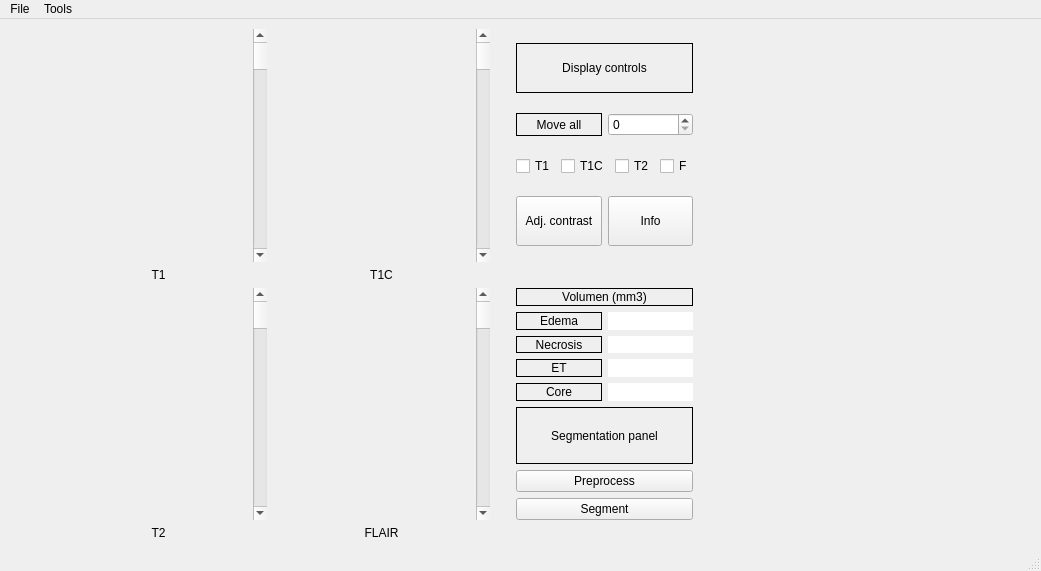
<?xml version="1.0" encoding="UTF-8"?>
<ui version="4.0">
 <class>MainWindow</class>
 <widget class="QMainWindow" name="MainWindow">
  <property name="geometry">
   <rect>
    <x>0</x>
    <y>0</y>
    <width>1041</width>
    <height>571</height>
   </rect>
  </property>
  <property name="windowTitle">
   <string>MainWindow</string>
  </property>
  <widget class="QWidget" name="centralwidget">
   <widget class="QWidget" name="horizontalLayoutWidget">
    <property name="geometry">
     <rect>
      <x>30</x>
      <y>10</y>
      <width>683</width>
      <height>511</height>
     </rect>
    </property>
    <layout class="QHBoxLayout" name="horizontalLayout">
     <item>
      <layout class="QGridLayout" name="gridLayout">
       <item row="3" column="3">
        <widget class="QLabel" name="label_8">
         <property name="text">
          <string>FLAIR</string>
         </property>
         <property name="alignment">
          <set>Qt::AlignCenter</set>
         </property>
        </widget>
       </item>
       <item row="3" column="1">
        <widget class="QLabel" name="label_7">
         <property name="text">
          <string>T2</string>
         </property>
         <property name="alignment">
          <set>Qt::AlignCenter</set>
         </property>
        </widget>
       </item>
       <item row="0" column="0">
        <spacer name="horizontalSpacer_3">
         <property name="orientation">
          <enum>Qt::Horizontal</enum>
         </property>
         <property name="sizeType">
          <enum>QSizePolicy::Fixed</enum>
         </property>
         <property name="sizeHint" stdset="0">
          <size>
           <width>20</width>
           <height>20</height>
          </size>
         </property>
        </spacer>
       </item>
       <item row="0" column="6">
        <layout class="QVBoxLayout" name="verticalLayout">
         <property name="leftMargin">
          <number>0</number>
         </property>
         <item>
          <widget class="QLabel" name="label_19">
           <property name="sizePolicy">
            <sizepolicy hsizetype="Preferred" vsizetype="Fixed">
             <horstretch>0</horstretch>
             <verstretch>0</verstretch>
            </sizepolicy>
           </property>
           <property name="minimumSize">
            <size>
             <width>0</width>
             <height>50</height>
            </size>
           </property>
           <property name="styleSheet">
            <string notr="true">border-color: rgb(0, 0, 0);</string>
           </property>
           <property name="frameShape">
            <enum>QFrame::Box</enum>
           </property>
           <property name="text">
            <string>Display controls</string>
           </property>
           <property name="alignment">
            <set>Qt::AlignCenter</set>
           </property>
          </widget>
         </item>
         <item>
          <layout class="QHBoxLayout" name="horizontalLayout_6">
           <item>
            <widget class="QLabel" name="label_20">
             <property name="styleSheet">
              <string notr="true"/>
             </property>
             <property name="frameShape">
              <enum>QFrame::Box</enum>
             </property>
             <property name="text">
              <string>Move all</string>
             </property>
             <property name="alignment">
              <set>Qt::AlignCenter</set>
             </property>
            </widget>
           </item>
           <item>
            <widget class="QSpinBox" name="spinBox_5"/>
           </item>
          </layout>
         </item>
         <item>
          <layout class="QHBoxLayout" name="horizontalLayout_7">
           <item>
            <widget class="QCheckBox" name="checkBox">
             <property name="sizePolicy">
              <sizepolicy hsizetype="Minimum" vsizetype="Fixed">
               <horstretch>0</horstretch>
               <verstretch>0</verstretch>
              </sizepolicy>
             </property>
             <property name="text">
              <string>T1</string>
             </property>
            </widget>
           </item>
           <item>
            <widget class="QCheckBox" name="checkBox_2">
             <property name="text">
              <string>T1C</string>
             </property>
            </widget>
           </item>
           <item>
            <widget class="QCheckBox" name="checkBox_3">
             <property name="text">
              <string>T2</string>
             </property>
            </widget>
           </item>
           <item>
            <widget class="QCheckBox" name="checkBox_4">
             <property name="text">
              <string>F</string>
             </property>
            </widget>
           </item>
          </layout>
         </item>
         <item>
          <layout class="QHBoxLayout" name="horizontalLayout_8">
           <item>
            <widget class="QPushButton" name="pushButton_3">
             <property name="sizePolicy">
              <sizepolicy hsizetype="Minimum" vsizetype="Fixed">
               <horstretch>0</horstretch>
               <verstretch>0</verstretch>
              </sizepolicy>
             </property>
             <property name="minimumSize">
              <size>
               <width>0</width>
               <height>50</height>
              </size>
             </property>
             <property name="text">
              <string>Adj. contrast</string>
             </property>
            </widget>
           </item>
           <item>
            <widget class="QPushButton" name="pushButton_4">
             <property name="sizePolicy">
              <sizepolicy hsizetype="Minimum" vsizetype="Fixed">
               <horstretch>0</horstretch>
               <verstretch>0</verstretch>
              </sizepolicy>
             </property>
             <property name="minimumSize">
              <size>
               <width>0</width>
               <height>50</height>
              </size>
             </property>
             <property name="text">
              <string>Info</string>
             </property>
            </widget>
           </item>
          </layout>
         </item>
        </layout>
       </item>
       <item row="2" column="6">
        <layout class="QVBoxLayout" name="verticalLayout_6">
         <item>
          <layout class="QVBoxLayout" name="verticalLayout_3">
           <item>
            <widget class="QLabel" name="label_9">
             <property name="styleSheet">
              <string notr="true">border-color: rgb(0, 0, 0);</string>
             </property>
             <property name="frameShape">
              <enum>QFrame::Box</enum>
             </property>
             <property name="text">
              <string>Volumen (mm3)</string>
             </property>
             <property name="alignment">
              <set>Qt::AlignCenter</set>
             </property>
            </widget>
           </item>
           <item>
            <layout class="QHBoxLayout" name="horizontalLayout_2">
             <item>
              <widget class="QLabel" name="label_11">
               <property name="frameShape">
                <enum>QFrame::Box</enum>
               </property>
               <property name="text">
                <string>Edema</string>
               </property>
               <property name="alignment">
                <set>Qt::AlignCenter</set>
               </property>
              </widget>
             </item>
             <item>
              <widget class="QLabel" name="label_10">
               <property name="styleSheet">
                <string notr="true">background-color: rgb(255, 255, 255);</string>
               </property>
               <property name="text">
                <string/>
               </property>
              </widget>
             </item>
            </layout>
           </item>
           <item>
            <layout class="QHBoxLayout" name="horizontalLayout_3">
             <item>
              <widget class="QLabel" name="label_13">
               <property name="frameShape">
                <enum>QFrame::Box</enum>
               </property>
               <property name="text">
                <string>Necrosis</string>
               </property>
               <property name="alignment">
                <set>Qt::AlignCenter</set>
               </property>
              </widget>
             </item>
             <item>
              <widget class="QLabel" name="label_12">
               <property name="styleSheet">
                <string notr="true">background-color: rgb(255, 255, 255);</string>
               </property>
               <property name="text">
                <string/>
               </property>
              </widget>
             </item>
            </layout>
           </item>
           <item>
            <layout class="QHBoxLayout" name="horizontalLayout_4">
             <item>
              <widget class="QLabel" name="label_15">
               <property name="frameShape">
                <enum>QFrame::Box</enum>
               </property>
               <property name="text">
                <string>ET</string>
               </property>
               <property name="alignment">
                <set>Qt::AlignCenter</set>
               </property>
              </widget>
             </item>
             <item>
              <widget class="QLabel" name="label_14">
               <property name="styleSheet">
                <string notr="true">background-color: rgb(255, 255, 255);</string>
               </property>
               <property name="text">
                <string/>
               </property>
              </widget>
             </item>
            </layout>
           </item>
           <item>
            <layout class="QHBoxLayout" name="horizontalLayout_5">
             <item>
              <widget class="QLabel" name="label_17">
               <property name="frameShape">
                <enum>QFrame::Box</enum>
               </property>
               <property name="text">
                <string>Core</string>
               </property>
               <property name="alignment">
                <set>Qt::AlignCenter</set>
               </property>
              </widget>
             </item>
             <item>
              <widget class="QLabel" name="label_16">
               <property name="styleSheet">
                <string notr="true">background-color: rgb(255, 255, 255);</string>
               </property>
               <property name="text">
                <string/>
               </property>
              </widget>
             </item>
            </layout>
           </item>
          </layout>
         </item>
         <item>
          <layout class="QVBoxLayout" name="verticalLayout_2">
           <item>
            <widget class="QLabel" name="label_18">
             <property name="styleSheet">
              <string notr="true">border-color: rgb(0, 0, 0);</string>
             </property>
             <property name="frameShape">
              <enum>QFrame::Box</enum>
             </property>
             <property name="text">
              <string>Segmentation panel</string>
             </property>
             <property name="alignment">
              <set>Qt::AlignCenter</set>
             </property>
            </widget>
           </item>
           <item>
            <widget class="QPushButton" name="pushButton">
             <property name="text">
              <string>Preprocess</string>
             </property>
            </widget>
           </item>
           <item>
            <widget class="QPushButton" name="pushButton_2">
             <property name="text">
              <string>Segment</string>
             </property>
            </widget>
           </item>
          </layout>
         </item>
        </layout>
       </item>
       <item row="0" column="7">
        <layout class="QVBoxLayout" name="verticalLayout_5"/>
       </item>
       <item row="1" column="3">
        <widget class="QLabel" name="label_6">
         <property name="text">
          <string>T1C</string>
         </property>
         <property name="alignment">
          <set>Qt::AlignCenter</set>
         </property>
        </widget>
       </item>
       <item row="0" column="8">
        <spacer name="horizontalSpacer">
         <property name="orientation">
          <enum>Qt::Horizontal</enum>
         </property>
         <property name="sizeType">
          <enum>QSizePolicy::Fixed</enum>
         </property>
         <property name="sizeHint" stdset="0">
          <size>
           <width>20</width>
           <height>20</height>
          </size>
         </property>
        </spacer>
       </item>
       <item row="0" column="5">
        <spacer name="horizontalSpacer_2">
         <property name="orientation">
          <enum>Qt::Horizontal</enum>
         </property>
         <property name="sizeType">
          <enum>QSizePolicy::Fixed</enum>
         </property>
         <property name="sizeHint" stdset="0">
          <size>
           <width>20</width>
           <height>20</height>
          </size>
         </property>
        </spacer>
       </item>
       <item row="2" column="1">
        <layout class="QHBoxLayout" name="horizontalLayout_10">
         <item>
          <widget class="QLabel" name="label_3">
           <property name="sizePolicy">
            <sizepolicy hsizetype="Expanding" vsizetype="Expanding">
             <horstretch>0</horstretch>
             <verstretch>0</verstretch>
            </sizepolicy>
           </property>
           <property name="autoFillBackground">
            <bool>false</bool>
           </property>
           <property name="styleSheet">
            <string notr="true"/>
           </property>
           <property name="text">
            <string/>
           </property>
           <property name="alignment">
            <set>Qt::AlignCenter</set>
           </property>
          </widget>
         </item>
         <item>
          <widget class="QScrollBar" name="verticalScrollBar_3">
           <property name="orientation">
            <enum>Qt::Vertical</enum>
           </property>
          </widget>
         </item>
        </layout>
       </item>
       <item row="0" column="3">
        <layout class="QHBoxLayout" name="horizontalLayout_11">
         <item>
          <widget class="QLabel" name="label_2">
           <property name="sizePolicy">
            <sizepolicy hsizetype="Expanding" vsizetype="Expanding">
             <horstretch>0</horstretch>
             <verstretch>0</verstretch>
            </sizepolicy>
           </property>
           <property name="autoFillBackground">
            <bool>false</bool>
           </property>
           <property name="styleSheet">
            <string notr="true"/>
           </property>
           <property name="text">
            <string/>
           </property>
           <property name="alignment">
            <set>Qt::AlignCenter</set>
           </property>
          </widget>
         </item>
         <item>
          <widget class="QScrollBar" name="verticalScrollBar_2">
           <property name="orientation">
            <enum>Qt::Vertical</enum>
           </property>
          </widget>
         </item>
        </layout>
       </item>
       <item row="2" column="3">
        <layout class="QHBoxLayout" name="horizontalLayout_13">
         <item>
          <widget class="QLabel" name="label_4">
           <property name="sizePolicy">
            <sizepolicy hsizetype="Expanding" vsizetype="Expanding">
             <horstretch>0</horstretch>
             <verstretch>0</verstretch>
            </sizepolicy>
           </property>
           <property name="autoFillBackground">
            <bool>false</bool>
           </property>
           <property name="styleSheet">
            <string notr="true"/>
           </property>
           <property name="text">
            <string/>
           </property>
           <property name="alignment">
            <set>Qt::AlignCenter</set>
           </property>
          </widget>
         </item>
         <item>
          <widget class="QScrollBar" name="verticalScrollBar_4">
           <property name="orientation">
            <enum>Qt::Vertical</enum>
           </property>
          </widget>
         </item>
        </layout>
       </item>
       <item row="0" column="1">
        <layout class="QHBoxLayout" name="horizontalLayout_9">
         <item>
          <widget class="QLabel" name="label">
           <property name="sizePolicy">
            <sizepolicy hsizetype="Expanding" vsizetype="Expanding">
             <horstretch>0</horstretch>
             <verstretch>0</verstretch>
            </sizepolicy>
           </property>
           <property name="autoFillBackground">
            <bool>false</bool>
           </property>
           <property name="styleSheet">
            <string notr="true"/>
           </property>
           <property name="text">
            <string/>
           </property>
           <property name="alignment">
            <set>Qt::AlignCenter</set>
           </property>
          </widget>
         </item>
         <item>
          <widget class="QScrollBar" name="verticalScrollBar">
           <property name="layoutDirection">
            <enum>Qt::LeftToRight</enum>
           </property>
           <property name="orientation">
            <enum>Qt::Vertical</enum>
           </property>
          </widget>
         </item>
        </layout>
       </item>
       <item row="1" column="1">
        <widget class="QLabel" name="label_5">
         <property name="text">
          <string>T1</string>
         </property>
         <property name="alignment">
          <set>Qt::AlignCenter</set>
         </property>
        </widget>
       </item>
      </layout>
     </item>
    </layout>
   </widget>
  </widget>
  <widget class="QMenuBar" name="menubar">
   <property name="geometry">
    <rect>
     <x>0</x>
     <y>0</y>
     <width>1041</width>
     <height>21</height>
    </rect>
   </property>
   <widget class="QMenu" name="menuFile">
    <property name="title">
     <string>File</string>
    </property>
    <widget class="QMenu" name="menuOpen_T1">
     <property name="title">
      <string>Open T1</string>
     </property>
     <addaction name="actionDICOM"/>
     <addaction name="actionNIfTI"/>
    </widget>
    <widget class="QMenu" name="menuOpen_T1C">
     <property name="title">
      <string>Open T1C</string>
     </property>
     <addaction name="actionDICOM_2"/>
     <addaction name="actionNIfTI_2"/>
    </widget>
    <widget class="QMenu" name="menuOpen_T2">
     <property name="title">
      <string>Open T2</string>
     </property>
     <addaction name="actionDICOM_3"/>
     <addaction name="actionNIfTI_3"/>
    </widget>
    <widget class="QMenu" name="menuOpen_FLAIR">
     <property name="title">
      <string>Open FLAIR</string>
     </property>
     <addaction name="actionDICOM_4"/>
     <addaction name="actionNIfTI_4"/>
    </widget>
    <addaction name="menuOpen_T1"/>
    <addaction name="menuOpen_T1C"/>
    <addaction name="menuOpen_T2"/>
    <addaction name="menuOpen_FLAIR"/>
   </widget>
   <widget class="QMenu" name="menuTools">
    <property name="title">
     <string>Tools</string>
    </property>
   </widget>
   <addaction name="menuFile"/>
   <addaction name="menuTools"/>
  </widget>
  <widget class="QStatusBar" name="statusbar"/>
  <action name="actionDICOM">
   <property name="text">
    <string>DICOM</string>
   </property>
  </action>
  <action name="actionNIfTI">
   <property name="text">
    <string>NIfTI</string>
   </property>
  </action>
  <action name="actionDICOM_2">
   <property name="text">
    <string>DICOM</string>
   </property>
  </action>
  <action name="actionNIfTI_2">
   <property name="text">
    <string>NIfTI</string>
   </property>
  </action>
  <action name="actionDICOM_3">
   <property name="text">
    <string>DICOM</string>
   </property>
  </action>
  <action name="actionNIfTI_3">
   <property name="text">
    <string>NIfTI</string>
   </property>
  </action>
  <action name="actionDICOM_4">
   <property name="text">
    <string>DICOM</string>
   </property>
  </action>
  <action name="actionNIfTI_4">
   <property name="text">
    <string>NIfTI</string>
   </property>
  </action>
 </widget>
 <resources/>
 <connections/>
</ui>
